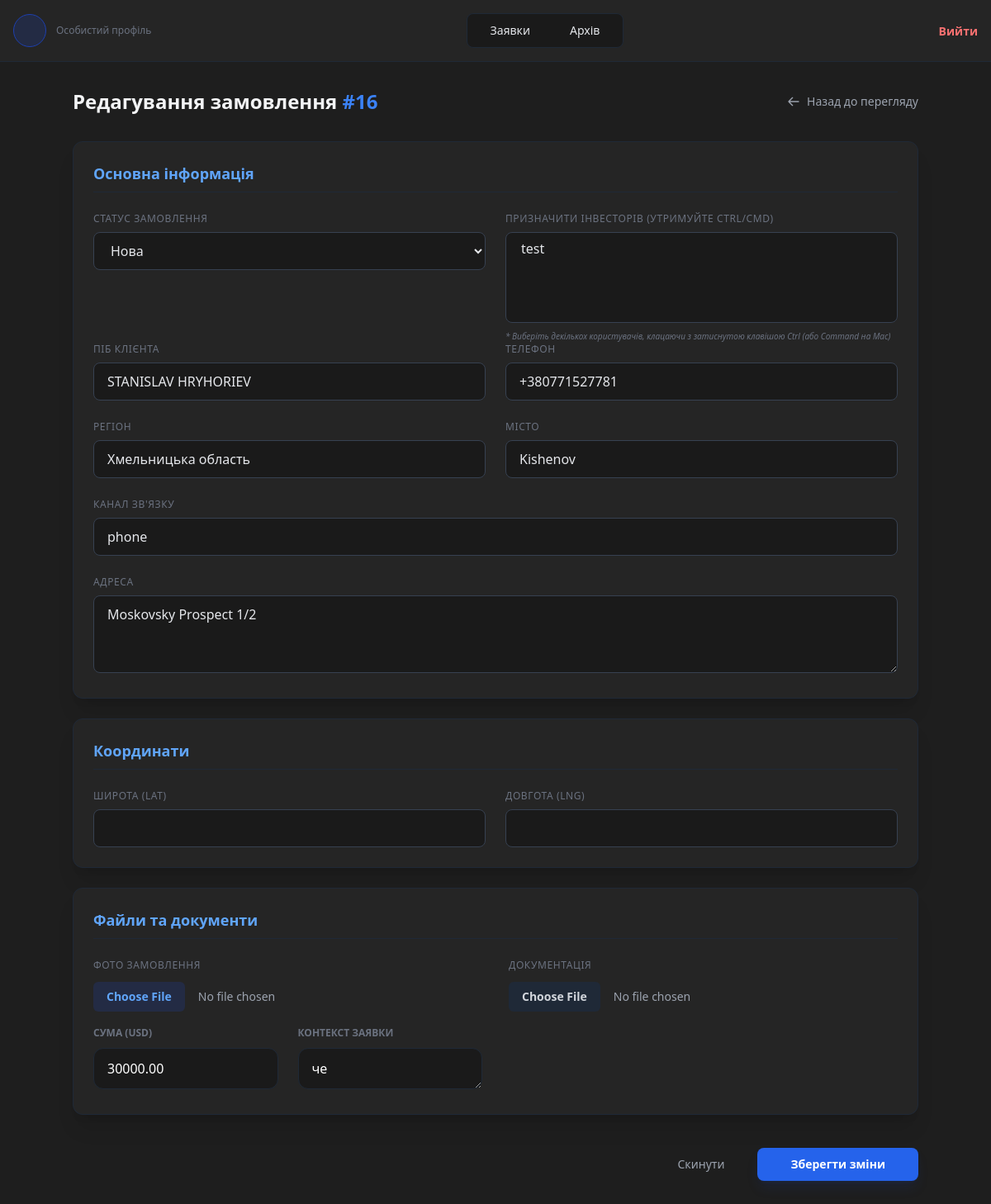
The page /order_edit/16 on the database its author committed.
### main/models.py (models this page shows, shortened)
class Order(models.Model):
    STATUS_CHOICES = [
        ('new', 'Нова'),
        ('process', 'В роботі'),
        ('success', 'Виконана'),
        ('cancel', 'Скасована'),
    ]
    COMM_CHOICES = [
        ('phone', 'Дзвінок'),
        ('tg', 'Telegram'),
        ('viber', 'Viber'),
        ('whatsapp', 'WhatsApp'),
    ]
    amount = models.DecimalField(max_digits=10, decimal_places=2, default=0, verbose_name="Сума")
    context = models.TextField(blank=True, null=True, verbose_name="Контекст")
    full_name = models.CharField(max_length=255, verbose_name="ПІБ Клієнта")
    phone = models.CharField(max_length=20, verbose_name="Телефон")
    comm_channel = models.CharField(max_length=20, choices=COMM_CHOICES, default='phone', verbose_name="Канал зв'язку")
    socials = models.TextField(blank=True, null=True, verbose_name="Соцмережі")
    region = models.CharField(max_length=100, blank=True, null=True, verbose_name="Область")
    city = models.CharField(max_length=100, blank=True, null=True, verbose_name="Місто")
    address = models.CharField(max_length=255, blank=True, null=True, verbose_name="Адреса")
    latitude = models.FloatField(blank=True, null=True, verbose_name="Широта")
    longitude = models.FloatField(blank=True, null=True, verbose_name="Довгота")
    status = models.CharField(max_length=20, choices=STATUS_CHOICES, default='new', verbose_name="Статус")
    created_at = models.DateTimeField(auto_now_add=True, verbose_name="Дата створення")
    user = models.ForeignKey(User, on_delete=models.CASCADE, verbose_name="Менеджер")
    investor = models.ManyToManyField(User, blank=True,
                                 related_name="assigned_orders",
                                 verbose_name="Призначеный инвестор",
                                 limit_choices_to={'groups__name':'Investors'}
                                 )
    class Meta:
        verbose_name = "Замовлення"
        verbose_name_plural = "Замовлення"

### main/views.py (the view, shortened to what this page needs)
# urls.py: path('order_edit/<int:pk>',views.order_edit, name ='order_edit'),
def order_edit(request,pk):
    order = get_object_or_404(Order, pk=pk)
    all_investors = User.objects.filter(groups__name = 'Investors')
    return render(request, 'order_edit.html',{'order':order,'all_investors': all_investors})

### main/templates/order_edit.html (shortened to what this page needs)
{% extends 'base.html' %}
{% block content %}
<div class="max-w-5xl mx-auto pb-12">
    <div class="flex items-center justify-between mb-8">
        <h1 class="text-2xl font-bold text-gray-100">Редагування замовлення <span class="text-blue-500">#{{ order.pk }}</span></h1>
        <a href="{% url 'order_view' order.pk %}" class="text-sm text-gray-400 hover:text-white transition-colors flex items-center gap-2">
            <svg xmlns="http://www.w3.org/2000/svg" class="h-4 w-4" fill="none" viewBox="0 0 24 24" stroke="currentColor">
                <path stroke-linecap="round" stroke-linejoin="round" stroke-width="2" d="M10 19l-7-7m0 0l7-7m-7 7h18" />
            </svg>
            Назад до перегляду
        </a>
    </div>
    <form method="POST" enctype="multipart/form-data" class="space-y-6">
        <div class="bg-[#252525] border border-gray-800 rounded-xl p-6 shadow-xl">
            <h2 class="text-lg font-semibold text-blue-400 mb-6 border-b border-gray-800 pb-2">Основна інформація</h2>
                <div class="grid grid-cols-1 md:grid-cols-2 gap-6">
                    <div>
                        <label class="block text-xs font-medium text-gray-500 uppercase tracking-wider mb-2">Статус замовлення</label>
                        <select name="status" class="w-full bg-[#1a1a1a] border border-gray-700 rounded-lg px-4 py-2.5 text-gray-200 focus:border-blue-500 focus:outline-none">
                            {% for code, name in order.STATUS_CHOICES %}
                                <option value="{{ code }}" {% if order.status == code %}selected{% endif %}>{{ name }}</option>
                            {% endfor %}
                        </select>
                    </div>
                    <div>
                        <label class="block text-xs font-medium text-gray-500 uppercase tracking-wider mb-2">Призначити інвесторів (утримуйте Ctrl/Cmd)</label>
                        <select name="investors" multiple class="w-full bg-[#1a1a1a] border border-gray-700 rounded-lg px-4 py-2 text-gray-200 focus:border-blue-500 focus:outline-none min-h-[100px]">
                            {% for user in all_investors %}
                                <option value="{{ user.id }}" {% if user in order.investors.all %}selected{% endif %}>
                                </option>
                            {% endfor %}
                        </select>
                        <p class="text-[10px] text-gray-500 mt-2 italic">* Виберіть декількох користувачів, клацаючи з затиснутою клавішою Ctrl (або Command на Mac)</p>
                    </div>
                </div>
            <div class="grid grid-cols-1 md:grid-cols-2 gap-6">
                <div>
                    <label class="block text-xs font-medium text-gray-500 uppercase tracking-wider mb-2">ПІБ Клієнта</label>
                    <input type="text" name="client_name" value="{{ order.full_name }}"
                        class="w-full bg-[#1a1a1a] border border-gray-700 rounded-lg px-4 py-2.5 text-gray-200 focus:outline-none focus:border-blue-500 focus:ring-1 focus:ring-blue-500 transition-all">
                </div>
                <div>
                    <label class="block text-xs font-medium text-gray-500 uppercase tracking-wider mb-2">Телефон</label>
                    <input type="text" name="phone" value="{{ order.phone }}"
                        class="w-full bg-[#1a1a1a] border border-gray-700 rounded-lg px-4 py-2.5 text-gray-200 focus:outline-none focus:border-blue-500 focus:ring-1 focus:ring-blue-500 transition-all">
                </div>
                <div>
                    <label class="block text-xs font-medium text-gray-500 uppercase tracking-wider mb-2">Регіон</label>
                    <input type="text" name="region" value="{{ order.region }}"
                        class="w-full bg-[#1a1a1a] border border-gray-700 rounded-lg px-4 py-2.5 text-gray-200 focus:outline-none focus:border-blue-500 focus:ring-1 focus:ring-blue-500 transition-all">
                </div>
                <div>
                    <label class="block text-xs font-medium text-gray-500 uppercase tracking-wider mb-2">Місто</label>
                    <input type="text" name="city" value="{{ order.city }}"
                        class="w-full bg-[#1a1a1a] border border-gray-700 rounded-lg px-4 py-2.5 text-gray-200 focus:outline-none focus:border-blue-500 focus:ring-1 focus:ring-blue-500 transition-all">
                </div>
            </div>
            <div class="mt-6">
                <label class="block text-xs font-medium text-gray-500 uppercase tracking-wider mb-2">Канал зв'язку</label>
                <input type="text" name="communication" value="{{ order.comm_channel }}"
                    class="w-full bg-[#1a1a1a] border border-gray-700 rounded-lg px-4 py-2.5 text-gray-200 focus:outline-none focus:border-blue-500 focus:ring-1 focus:ring-blue-500 transition-all">
            </div>
            <div class="mt-6">
                <label class="block text-xs font-medium text-gray-500 uppercase tracking-wider mb-2">Адреса</label>
                <textarea name="address" rows="3"
                    class="w-full bg-[#1a1a1a] border border-gray-700 rounded-lg px-4 py-2.5 text-gray-200 focus:outline-none focus:border-blue-500 focus:ring-1 focus:ring-blue-500 transition-all">{{ order.address }}</textarea>
            </div>
        </div>
        <div class="bg-[#252525] border border-gray-800 rounded-xl p-6 shadow-xl">
            <h2 class="text-lg font-semibold text-blue-400 mb-6 border-b border-gray-800 pb-2">Координати</h2>
            <div class="grid grid-cols-1 md:grid-cols-2 gap-6">
                <div>
                    <label class="block text-xs font-medium text-gray-500 uppercase tracking-wider mb-2">Широта (Lat)</label>
                    <input type="text" name="latitude" value="{{ order.lat }}"
                        class="w-full bg-[#1a1a1a] border border-gray-700 rounded-lg px-4 py-2.5 text-gray-200 focus:outline-none focus:border-blue-500 focus:ring-1 focus:ring-blue-500 transition-all">
                </div>
                <div>
                    <label class="block text-xs font-medium text-gray-500 uppercase tracking-wider mb-2">Довгота (Lng)</label>
                    <input type="text" name="longitude" value="{{ order.lng }}"
                        class="w-full bg-[#1a1a1a] border border-gray-700 rounded-lg px-4 py-2.5 text-gray-200 focus:outline-none focus:border-blue-500 focus:ring-1 focus:ring-blue-500 transition-all">
                </div>
            </div>
        </div>
        <div class="bg-[#252525] border border-gray-800 rounded-xl p-6 shadow-xl">
            <h2 class="text-lg font-semibold text-blue-400 mb-6 border-b border-gray-800 pb-2">Файли та документи</h2>
            <div class="grid grid-cols-1 md:grid-cols-2 gap-8">
                <div class="space-y-3">
                    <label class="block text-xs font-medium text-gray-500 uppercase tracking-wider">Фото замовлення</label>
                    <div class="flex flex-col gap-3">
                        <input type="file" name="photo" accept="image/*"
                            class="block w-full text-sm text-gray-400 file:mr-4 file:py-2 file:px-4 file:rounded-md file:border-0 file:text-sm file:font-semibold file:bg-blue-900/30 file:text-blue-400 hover:file:bg-blue-900/50 cursor-pointer">
                    </div>
                    <div class="grid grid-cols-1 md:grid-cols-2 gap-6">
    <div class="space-y-2">
        <label class="text-xs font-bold text-gray-500 uppercase">Сума (USD)</label>
        <input type="number" name="amount" value="{{ order.amount }}" step="0.01"
               class="w-full bg-[#1a1a1a] border border-gray-800 rounded-xl px-4 py-3 text-white focus:border-blue-500 outline-none">
    </div>
    <div class="space-y-2">
        <label class="text-xs font-bold text-gray-500 uppercase">Контекст заявки</label>
        <textarea name="context" rows="1"
                  class="w-full bg-[#1a1a1a] border border-gray-800 rounded-xl px-4 py-3 text-white focus:border-blue-500 outline-none">{{ order.context }}</textarea>
    </div>
</div>
                </div>
                <div class="space-y-3">
                    <label class="block text-xs font-medium text-gray-500 uppercase tracking-wider">Документація</label>
                    <div class="flex flex-col gap-3">
                        <input type="file" name="document"
                            class="block w-full text-sm text-gray-400 file:mr-4 file:py-2 file:px-4 file:rounded-md file:border-0 file:text-sm file:font-semibold file:bg-gray-800 file:text-gray-300 hover:file:bg-gray-700 cursor-pointer">
                    </div>
                </div>
            </div>
        </div>
        <div class="flex items-center justify-end gap-4 pt-4">
            <button type="reset" class="px-6 py-2.5 rounded-lg text-sm font-medium text-gray-400 hover:bg-gray-800 transition-colors">
                Скинути
            </button>
            <button type="submit" class="px-10 py-2.5 bg-blue-600 hover:bg-blue-500 text-white rounded-lg text-sm font-bold shadow-lg shadow-blue-900/20 transition-all transform active:scale-95">
                Зберегти зміни
            </button>
        </div>
    </form>
</div>
{% endblock %}

### rows shown on the page
Order: pk "16", status "Нова", client_name "STANISLAV HRYHORIEV", phone "+380771527781", region "Хмельницька область", city "Kishenov", communication "phone", address "Moskovsky Prospect 1/2", amount "30000.00", context "че"
